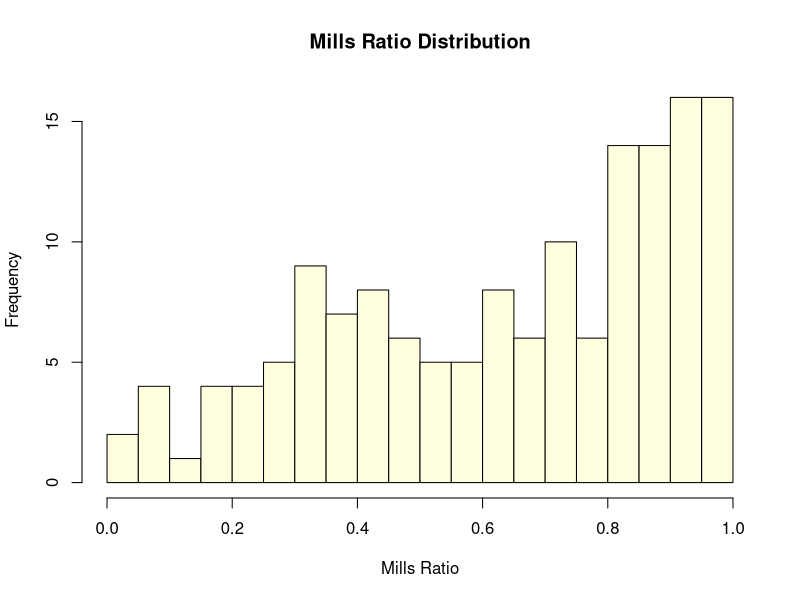

Write the R code that produced this figure.
#Generate a sample dataset
set.seed(789)

#Gamma distribution with shape =1.5 , rate=0.2
survival_times <- rgamma(150,shape = 1.5, rate = 0.2)

#Calculate the Hazard rates
hazard_rates <- 0.2

#Calculate Mills Ratio
mills_ratio <- 1 - exp(-hazard_rates*  survival_times)

#Plot the Mills Ratio
hist(mills_ratio, breaks=30, col="lightyellow", main="Mills Ratio Distribution",
     xlab="Mills Ratio")
